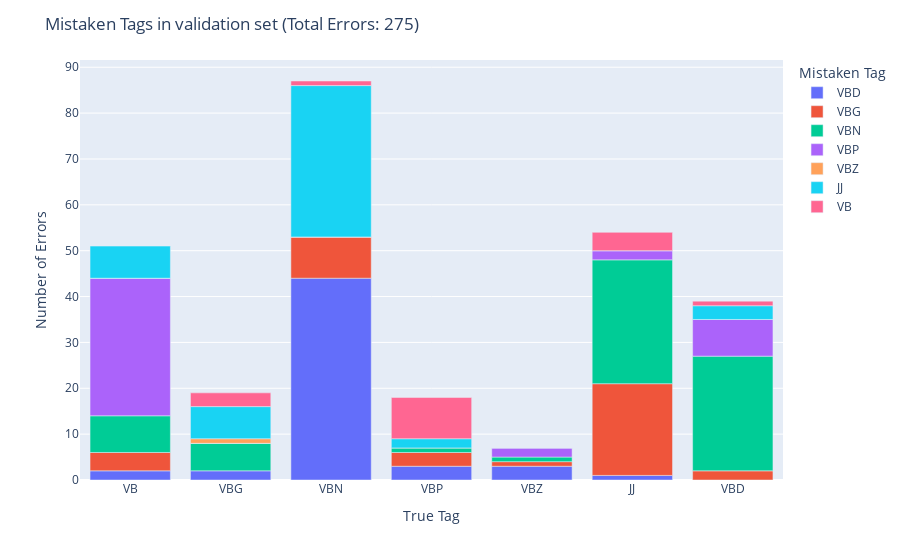
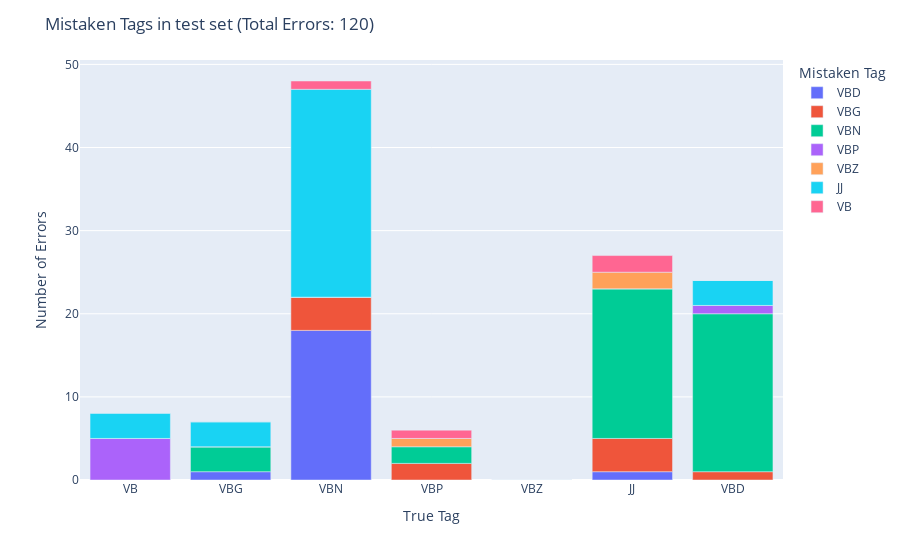

Notebook code for these charts, in order:
### Markdown cell above
Why hypotize that one potential reason for the frequent mistakes between these classes could be their semantic and syntactic similarities, leading to confusion for the model. For instance:

- **NN (Noun, singular or mass) and NNS (Noun, plural)**: Both represent nouns but differ in number (singular vs. plural). However, certain words might function as both singular and plural forms, contributing to misclassifications.
  
- **NN (Noun, singular or mass) and NNP (Proper noun, singular)**: While NNP represents singular proper nouns, NN encompasses singular common nouns. Proper nouns often refer to specific entities, which might overlap with common nouns, resulting in misclassifications.
  
- **NN (Noun, singular or mass) and JJ (Adjective)**: Adjectives often modify nouns, and distinguishing between them can be challenging, especially when dealing with descriptive language.

Since `VBN` is in the top 5 mistaken classes, let us try to extend the same reasoning to verbs tags. We will include the tag `JJ`, as many errors occur due to confusion between `VBN` and an adjective.

### Code cell
configure_plotly_browser_state()

verbs_tags = ['VB', 'VBD', 'VBG', 'VBN', 'VBP', 'VBZ', 'JJ']

# Plot error counts for validation set
errors_val = errors_typology(validation_errors, verbs_tags, 'validation')

# Plot error counts for test set
errors_test = errors_typology(test_errors, verbs_tags, 'test')

### Figure 1 — Plotly figure (JSON) as saved in the notebook; plotly's stock layout.template omitted (floating-point values rounded to 4 significant figures)
{"data": [{"alignmentgroup": "True", "hovertemplate": "color=VBD<br>x=%{x}<br>y=%{y}<extra></extra>", "legendgroup": "VBD", "marker": {"color": "#636efa", "pattern": {"shape": ""}}, "name": "VBD", "offsetgroup": "VBD", "orientation": "v", "showlegend": true, "textposition": "auto", "type": "bar", "x": ["VB", "VBG", "VBN", "VBP", "VBZ", "JJ"], "xaxis": "x", "y": [2, 2, 44, 3, 3, 1], "yaxis": "y"}, {"alignmentgroup": "True", "hovertemplate": "color=VBG<br>x=%{x}<br>y=%{y}<extra></extra>", "legendgroup": "VBG", "marker": {"color": "#EF553B", "pattern": {"shape": ""}}, "name": "VBG", "offsetgroup": "VBG", "orientation": "v", "showlegend": true, "textposition": "auto", "type": "bar", "x": ["VB", "VBD", "VBN", "VBP", "VBZ", "JJ"], "xaxis": "x", "y": [4, 2, 9, 3, 1, 20], "yaxis": "y"}, {"alignmentgroup": "True", "hovertemplate": "color=VBN<br>x=%{x}<br>y=%{y}<extra></extra>", "legendgroup": "VBN", "marker": {"color": "#00cc96", "pattern": {"shape": ""}}, "name": "VBN", "offsetgroup": "VBN", "orientation": "v", "showlegend": true, "textposition": "auto", "type": "bar", "x": ["VB", "VBD", "VBG", "VBP", "VBZ", "JJ"], "xaxis": "x", "y": [8, 25, 6, 1, 1, 27], "yaxis": "y"}, {"alignmentgroup": "True", "hovertemplate": "color=VBP<br>x=%{x}<br>y=%{y}<extra></extra>", "legendgroup": "VBP", "marker": {"color": "#ab63fa", "pattern": {"shape": ""}}, "name": "VBP", "offsetgroup": "VBP", "orientation": "v", "showlegend": true, "textposition": "auto", "type": "bar", "x": ["VB", "VBD", "VBG", "VBN", "VBZ", "JJ"], "xaxis": "x", "y": [30, 8, 0, 0, 2, 2], "yaxis": "y"}, {"alignmentgroup": "True", "hovertemplate": "color=VBZ<br>x=%{x}<br>y=%{y}<extra></extra>", "legendgroup": "VBZ", "marker": {"color": "#FFA15A", "pattern": {"shape": ""}}, "name": "VBZ", "offsetgroup": "VBZ", "orientation": "v", "showlegend": true, "textposition": "auto", "type": "bar", "x": ["VB", "VBD", "VBG", "VBN", "VBP", "JJ"], "xaxis": "x", "y": [0, 0, 1, 0, 0, 0], "yaxis": "y"}, {"alignmentgroup": "True", "hovertemplate": "color=JJ<br>x=%{x}<br>y=%{y}<extra></extra>", "legendgroup": "JJ", "marker": {"color": "#19d3f3", "pattern": {"shape": ""}}, "name": "JJ", "offsetgroup": "JJ", "orientation": "v", "showlegend": true, "textposition": "auto", "type": "bar", "x": ["VB", "VBD", "VBG", "VBN", "VBP", "VBZ"], "xaxis": "x", "y": [7, 3, 7, 33, 2, 0], "yaxis": "y"}, {"alignmentgroup": "True", "hovertemplate": "color=VB<br>x=%{x}<br>y=%{y}<extra></extra>", "legendgroup": "VB", "marker": {"color": "#FF6692", "pattern": {"shape": ""}}, "name": "VB", "offsetgroup": "VB", "orientation": "v", "showlegend": true, "textposition": "auto", "type": "bar", "x": ["VBD", "VBG", "VBN", "VBP", "VBZ", "JJ"], "xaxis": "x", "y": [1, 3, 1, 9, 0, 4], "yaxis": "y"}], "layout": {"barmode": "relative", "legend": {"title": {"text": "Mistaken Tag"}, "tracegroupgap": 0}, "margin": {"t": 60}, "title": {"text": "Mistaken Tags in validation set (Total Errors: 275)"}, "xaxis": {"anchor": "y", "domain": [0, 1], "title": {"text": "True Tag"}}, "yaxis": {"anchor": "x", "domain": [0, 1], "title": {"text": "Number of Errors"}}}}

### Figure 2 — Plotly figure (JSON) as saved in the notebook; plotly's stock layout.template omitted (floating-point values rounded to 4 significant figures)
{"data": [{"alignmentgroup": "True", "hovertemplate": "color=VBD<br>x=%{x}<br>y=%{y}<extra></extra>", "legendgroup": "VBD", "marker": {"color": "#636efa", "pattern": {"shape": ""}}, "name": "VBD", "offsetgroup": "VBD", "orientation": "v", "showlegend": true, "textposition": "auto", "type": "bar", "x": ["VB", "VBG", "VBN", "VBP", "VBZ", "JJ"], "xaxis": "x", "y": [0, 1, 18, 0, 0, 1], "yaxis": "y"}, {"alignmentgroup": "True", "hovertemplate": "color=VBG<br>x=%{x}<br>y=%{y}<extra></extra>", "legendgroup": "VBG", "marker": {"color": "#EF553B", "pattern": {"shape": ""}}, "name": "VBG", "offsetgroup": "VBG", "orientation": "v", "showlegend": true, "textposition": "auto", "type": "bar", "x": ["VB", "VBD", "VBN", "VBP", "VBZ", "JJ"], "xaxis": "x", "y": [0, 1, 4, 2, 0, 4], "yaxis": "y"}, {"alignmentgroup": "True", "hovertemplate": "color=VBN<br>x=%{x}<br>y=%{y}<extra></extra>", "legendgroup": "VBN", "marker": {"color": "#00cc96", "pattern": {"shape": ""}}, "name": "VBN", "offsetgroup": "VBN", "orientation": "v", "showlegend": true, "textposition": "auto", "type": "bar", "x": ["VB", "VBD", "VBG", "VBP", "VBZ", "JJ"], "xaxis": "x", "y": [0, 19, 3, 2, 0, 18], "yaxis": "y"}, {"alignmentgroup": "True", "hovertemplate": "color=VBP<br>x=%{x}<br>y=%{y}<extra></extra>", "legendgroup": "VBP", "marker": {"color": "#ab63fa", "pattern": {"shape": ""}}, "name": "VBP", "offsetgroup": "VBP", "orientation": "v", "showlegend": true, "textposition": "auto", "type": "bar", "x": ["VB", "VBD", "VBG", "VBN", "VBZ", "JJ"], "xaxis": "x", "y": [5, 1, 0, 0, 0, 0], "yaxis": "y"}, {"alignmentgroup": "True", "hovertemplate": "color=VBZ<br>x=%{x}<br>y=%{y}<extra></extra>", "legendgroup": "VBZ", "marker": {"color": "#FFA15A", "pattern": {"shape": ""}}, "name": "VBZ", "offsetgroup": "VBZ", "orientation": "v", "showlegend": true, "textposition": "auto", "type": "bar", "x": ["VB", "VBD", "VBG", "VBN", "VBP", "JJ"], "xaxis": "x", "y": [0, 0, 0, 0, 1, 2], "yaxis": "y"}, {"alignmentgroup": "True", "hovertemplate": "color=JJ<br>x=%{x}<br>y=%{y}<extra></extra>", "legendgroup": "JJ", "marker": {"color": "#19d3f3", "pattern": {"shape": ""}}, "name": "JJ", "offsetgroup": "JJ", "orientation": "v", "showlegend": true, "textposition": "auto", "type": "bar", "x": ["VB", "VBD", "VBG", "VBN", "VBP", "VBZ"], "xaxis": "x", "y": [3, 3, 3, 25, 0, 0], "yaxis": "y"}, {"alignmentgroup": "True", "hovertemplate": "color=VB<br>x=%{x}<br>y=%{y}<extra></extra>", "legendgroup": "VB", "marker": {"color": "#FF6692", "pattern": {"shape": ""}}, "name": "VB", "offsetgroup": "VB", "orientation": "v", "showlegend": true, "textposition": "auto", "type": "bar", "x": ["VBD", "VBG", "VBN", "VBP", "VBZ", "JJ"], "xaxis": "x", "y": [0, 0, 1, 1, 0, 2], "yaxis": "y"}], "layout": {"barmode": "relative", "legend": {"title": {"text": "Mistaken Tag"}, "tracegroupgap": 0}, "margin": {"t": 60}, "title": {"text": "Mistaken Tags in test set (Total Errors: 120)"}, "xaxis": {"anchor": "y", "domain": [0, 1], "title": {"text": "True Tag"}}, "yaxis": {"anchor": "x", "domain": [0, 1], "title": {"text": "Number of Errors"}}}}
